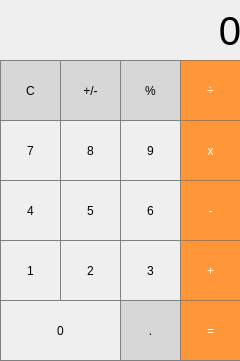
<?xml version="1.0" encoding="UTF-8"?>
<ui version="4.0">
 <class>MainWindow</class>
 <widget class="QMainWindow" name="MainWindow">
  <property name="geometry">
   <rect>
    <x>0</x>
    <y>0</y>
    <width>240</width>
    <height>361</height>
   </rect>
  </property>
  <property name="maximumSize">
   <size>
    <width>240</width>
    <height>361</height>
   </size>
  </property>
  <property name="windowTitle">
   <string>MainWindow</string>
  </property>
  <widget class="QWidget" name="centralWidget">
   <widget class="QLabel" name="display">
    <property name="geometry">
     <rect>
      <x>0</x>
      <y>0</y>
      <width>241</width>
      <height>61</height>
     </rect>
    </property>
    <property name="font">
     <font>
      <pointsize>30</pointsize>
     </font>
    </property>
    <property name="styleSheet">
     <string notr="true">QLabel {
	qproperty-alignment: 'AlignVCenter | AlignRight';
	border: 1px solid grey;
}

background-color: white;</string>
    </property>
    <property name="text">
     <string>0</string>
    </property>
    <property name="textFormat">
     <enum>Qt::PlainText</enum>
    </property>
    <property name="alignment">
     <set>Qt::AlignRight|Qt::AlignTrailing|Qt::AlignVCenter</set>
    </property>
    <property name="margin">
     <number>10</number>
    </property>
   </widget>
   <widget class="QPushButton" name="pushButton">
    <property name="geometry">
     <rect>
      <x>0</x>
      <y>60</y>
      <width>61</width>
      <height>61</height>
     </rect>
    </property>
    <property name="styleSheet">
     <string notr="true">QPushButton {
	background-color: rgb(215, 215, 215);
	border: 1px solid grey;
}

QPushButton:pressed {
	background-color: qlineargradient(x1: 0, y1: 0, x2: 0, y2: 1,
                                      stop: 0 #BEBEBE, stop: 1 #D7D7D7);
}</string>
    </property>
    <property name="text">
     <string>C</string>
    </property>
   </widget>
   <widget class="QPushButton" name="pushButton_2">
    <property name="geometry">
     <rect>
      <x>60</x>
      <y>60</y>
      <width>61</width>
      <height>61</height>
     </rect>
    </property>
    <property name="styleSheet">
     <string notr="true">QPushButton {
	background-color: rgb(215, 215, 215);
	border: 1px solid grey;
}

QPushButton:pressed {
	background-color: qlineargradient(x1: 0, y1: 0, x2: 0, y2: 1,
                                      stop: 0 #BEBEBE, stop: 1 #D7D7D7);
}</string>
    </property>
    <property name="text">
     <string>+/-</string>
    </property>
   </widget>
   <widget class="QPushButton" name="pushButton_3">
    <property name="geometry">
     <rect>
      <x>120</x>
      <y>60</y>
      <width>61</width>
      <height>61</height>
     </rect>
    </property>
    <property name="styleSheet">
     <string notr="true">QPushButton {
	background-color: rgb(215, 215, 215);
	border: 1px solid grey;
}

QPushButton:pressed {
	background-color: qlineargradient(x1: 0, y1: 0, x2: 0, y2: 1,
                                      stop: 0 #BEBEBE, stop: 1 #D7D7D7);
}</string>
    </property>
    <property name="text">
     <string>%</string>
    </property>
   </widget>
   <widget class="QPushButton" name="divide">
    <property name="geometry">
     <rect>
      <x>180</x>
      <y>60</y>
      <width>61</width>
      <height>61</height>
     </rect>
    </property>
    <property name="styleSheet">
     <string notr="true">QPushButton {
  background-color: rgb(255, 151, 57);
  color: white; 
  border: 1px solid gray;
}

QPushButton:pressed {
    background-color: qlineargradient(x1: 0, y1: 0, x2: 0, y2: 1,
                                      stop: 0 #FF7832, stop: 1 #FF9739);
}</string>
    </property>
    <property name="text">
     <string>÷</string>
    </property>
   </widget>
   <widget class="QPushButton" name="pushButton_5">
    <property name="geometry">
     <rect>
      <x>120</x>
      <y>120</y>
      <width>61</width>
      <height>61</height>
     </rect>
    </property>
    <property name="styleSheet">
     <string notr="true">QPushButton {
	border: 1px solid grey;
}

QPushButton:pressed {
	background-color: qlineargradient(x1: 0, y1: 0, x2: 0, y2: 1,
                                      stop: 0 #dadbde, stop: 1 #f6f7fa);
}</string>
    </property>
    <property name="text">
     <string>9</string>
    </property>
   </widget>
   <widget class="QPushButton" name="pushButton_6">
    <property name="geometry">
     <rect>
      <x>60</x>
      <y>120</y>
      <width>61</width>
      <height>61</height>
     </rect>
    </property>
    <property name="styleSheet">
     <string notr="true">QPushButton {
	border: 1px solid grey;
}

QPushButton:pressed {
	background-color: qlineargradient(x1: 0, y1: 0, x2: 0, y2: 1,
                                      stop: 0 #dadbde, stop: 1 #f6f7fa);
}</string>
    </property>
    <property name="text">
     <string>8</string>
    </property>
   </widget>
   <widget class="QPushButton" name="multiply">
    <property name="geometry">
     <rect>
      <x>180</x>
      <y>120</y>
      <width>61</width>
      <height>61</height>
     </rect>
    </property>
    <property name="styleSheet">
     <string notr="true">QPushButton {
  background-color: rgb(255, 151, 57);
  color: white; 
  border: 1px solid gray;
}

QPushButton:pressed {
    background-color: qlineargradient(x1: 0, y1: 0, x2: 0, y2: 1,
                                      stop: 0 #FF7832, stop: 1 #FF9739);
}</string>
    </property>
    <property name="text">
     <string>x</string>
    </property>
   </widget>
   <widget class="QPushButton" name="pushButton_8">
    <property name="geometry">
     <rect>
      <x>0</x>
      <y>120</y>
      <width>61</width>
      <height>61</height>
     </rect>
    </property>
    <property name="styleSheet">
     <string notr="true">QPushButton {
	border: 1px solid grey;
}

QPushButton:pressed {
	background-color: qlineargradient(x1: 0, y1: 0, x2: 0, y2: 1,
                                      stop: 0 #dadbde, stop: 1 #f6f7fa);
}</string>
    </property>
    <property name="text">
     <string>7</string>
    </property>
   </widget>
   <widget class="QPushButton" name="pushButton_9">
    <property name="geometry">
     <rect>
      <x>120</x>
      <y>180</y>
      <width>61</width>
      <height>61</height>
     </rect>
    </property>
    <property name="styleSheet">
     <string notr="true">QPushButton {
	border: 1px solid grey;
}

QPushButton:pressed {
	background-color: qlineargradient(x1: 0, y1: 0, x2: 0, y2: 1,
                                      stop: 0 #dadbde, stop: 1 #f6f7fa);
}</string>
    </property>
    <property name="text">
     <string>6</string>
    </property>
   </widget>
   <widget class="QPushButton" name="pushButton_10">
    <property name="geometry">
     <rect>
      <x>60</x>
      <y>180</y>
      <width>61</width>
      <height>61</height>
     </rect>
    </property>
    <property name="styleSheet">
     <string notr="true">QPushButton {
	border: 1px solid grey;
}

QPushButton:pressed {
	background-color: qlineargradient(x1: 0, y1: 0, x2: 0, y2: 1,
                                      stop: 0 #dadbde, stop: 1 #f6f7fa);
}</string>
    </property>
    <property name="text">
     <string>5</string>
    </property>
   </widget>
   <widget class="QPushButton" name="subtract">
    <property name="geometry">
     <rect>
      <x>180</x>
      <y>180</y>
      <width>61</width>
      <height>61</height>
     </rect>
    </property>
    <property name="styleSheet">
     <string notr="true">QPushButton {
  background-color: rgb(255, 151, 57);
  color: white; 
  border: 1px solid gray;
}

QPushButton:pressed {
    background-color: qlineargradient(x1: 0, y1: 0, x2: 0, y2: 1,
                                      stop: 0 #FF7832, stop: 1 #FF9739);
}</string>
    </property>
    <property name="text">
     <string>-</string>
    </property>
   </widget>
   <widget class="QPushButton" name="pushButton_12">
    <property name="geometry">
     <rect>
      <x>0</x>
      <y>180</y>
      <width>61</width>
      <height>61</height>
     </rect>
    </property>
    <property name="styleSheet">
     <string notr="true">QPushButton {
	border: 1px solid grey;
}

QPushButton:pressed {
	background-color: qlineargradient(x1: 0, y1: 0, x2: 0, y2: 1,
                                      stop: 0 #dadbde, stop: 1 #f6f7fa);
}</string>
    </property>
    <property name="text">
     <string>4</string>
    </property>
   </widget>
   <widget class="QPushButton" name="digit">
    <property name="geometry">
     <rect>
      <x>120</x>
      <y>240</y>
      <width>61</width>
      <height>61</height>
     </rect>
    </property>
    <property name="styleSheet">
     <string notr="true">QPushButton {
	border: 1px solid grey;
}

QPushButton:pressed {
	background-color: qlineargradient(x1: 0, y1: 0, x2: 0, y2: 1,
                                      stop: 0 #dadbde, stop: 1 #f6f7fa);
}</string>
    </property>
    <property name="text">
     <string>3</string>
    </property>
   </widget>
   <widget class="QPushButton" name="digit_2">
    <property name="geometry">
     <rect>
      <x>60</x>
      <y>240</y>
      <width>61</width>
      <height>61</height>
     </rect>
    </property>
    <property name="styleSheet">
     <string notr="true">QPushButton {
	border: 1px solid grey;
}

QPushButton:pressed {
	background-color: qlineargradient(x1: 0, y1: 0, x2: 0, y2: 1,
                                      stop: 0 #dadbde, stop: 1 #f6f7fa);
}</string>
    </property>
    <property name="text">
     <string>2</string>
    </property>
   </widget>
   <widget class="QPushButton" name="pushButton_15">
    <property name="geometry">
     <rect>
      <x>0</x>
      <y>240</y>
      <width>61</width>
      <height>61</height>
     </rect>
    </property>
    <property name="styleSheet">
     <string notr="true">QPushButton {
	border: 1px solid grey;
}

QPushButton:pressed {
	background-color: qlineargradient(x1: 0, y1: 0, x2: 0, y2: 1,
                                      stop: 0 #dadbde, stop: 1 #f6f7fa);
}</string>
    </property>
    <property name="text">
     <string>1</string>
    </property>
   </widget>
   <widget class="QPushButton" name="add">
    <property name="geometry">
     <rect>
      <x>180</x>
      <y>240</y>
      <width>61</width>
      <height>61</height>
     </rect>
    </property>
    <property name="styleSheet">
     <string notr="true">QPushButton {
  background-color: rgb(255, 151, 57);
  color: white; 
  border: 1px solid gray;
}

QPushButton:pressed {
    background-color: qlineargradient(x1: 0, y1: 0, x2: 0, y2: 1,
                                      stop: 0 #FF7832, stop: 1 #FF9739);
}</string>
    </property>
    <property name="text">
     <string>+</string>
    </property>
   </widget>
   <widget class="QPushButton" name="pushButton_17">
    <property name="geometry">
     <rect>
      <x>0</x>
      <y>300</y>
      <width>121</width>
      <height>61</height>
     </rect>
    </property>
    <property name="styleSheet">
     <string notr="true">QPushButton {
	border: 1px solid grey;
}

QPushButton:pressed {
	background-color: qlineargradient(x1: 0, y1: 0, x2: 0, y2: 1,
                                      stop: 0 #dadbde, stop: 1 #f6f7fa);
}</string>
    </property>
    <property name="text">
     <string>0</string>
    </property>
   </widget>
   <widget class="QPushButton" name="pushButton_18">
    <property name="geometry">
     <rect>
      <x>120</x>
      <y>300</y>
      <width>61</width>
      <height>61</height>
     </rect>
    </property>
    <property name="styleSheet">
     <string notr="true">QPushButton {
	background-color: rgb(215, 215, 215);
	border: 1px solid grey;
}

QPushButton:pressed {
	background-color: qlineargradient(x1: 0, y1: 0, x2: 0, y2: 1,
                                      stop: 0 #BEBEBE, stop: 1 #D7D7D7);
}</string>
    </property>
    <property name="text">
     <string>.</string>
    </property>
   </widget>
   <widget class="QPushButton" name="equals">
    <property name="geometry">
     <rect>
      <x>180</x>
      <y>300</y>
      <width>61</width>
      <height>61</height>
     </rect>
    </property>
    <property name="styleSheet">
     <string notr="true">QPushButton {
  background-color: rgb(255, 151, 57);
  color: white; 
  border: 1px solid gray;
}

QPushButton:pressed {
    background-color: qlineargradient(x1: 0, y1: 0, x2: 0, y2: 1,
                                      stop: 0 #FF7832, stop: 1 #FF9739);
}</string>
    </property>
    <property name="text">
     <string>=</string>
    </property>
   </widget>
  </widget>
 </widget>
 <layoutdefault spacing="6" margin="11"/>
 <resources/>
 <connections/>
</ui>
